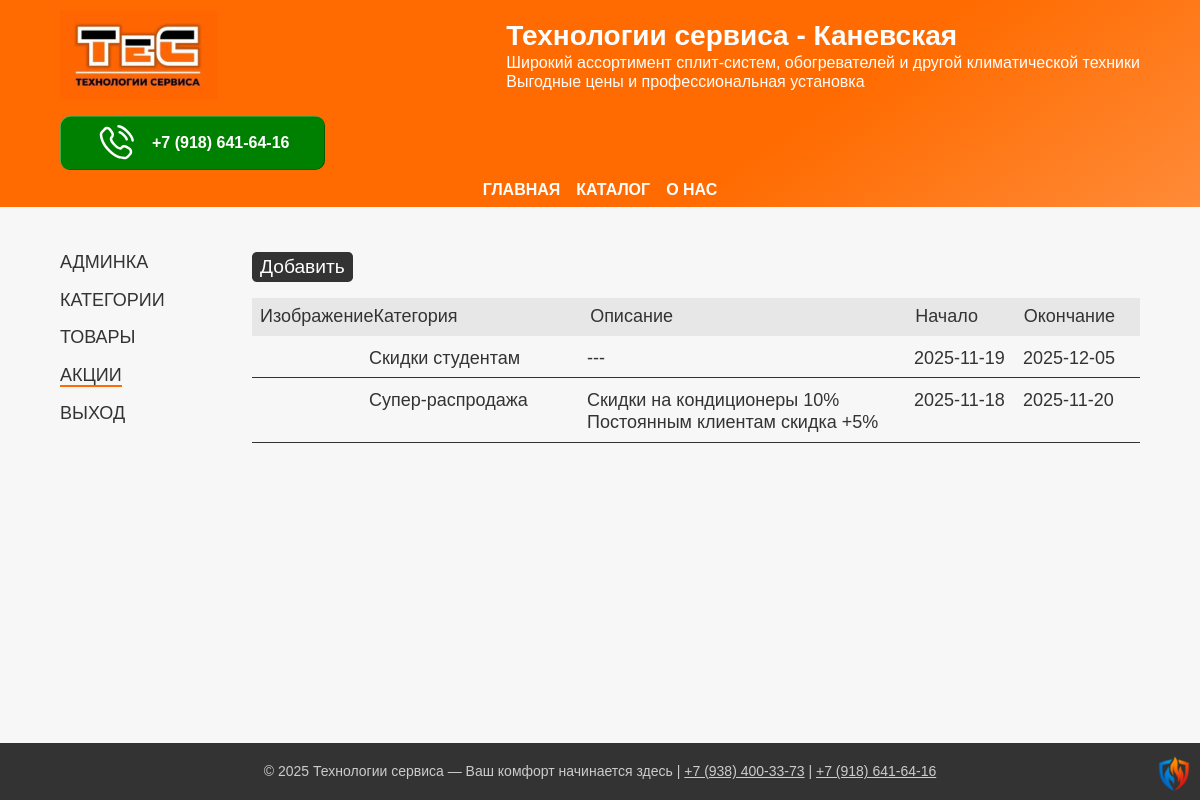
/dash/promotions, run on an earlier commit of the app's database.
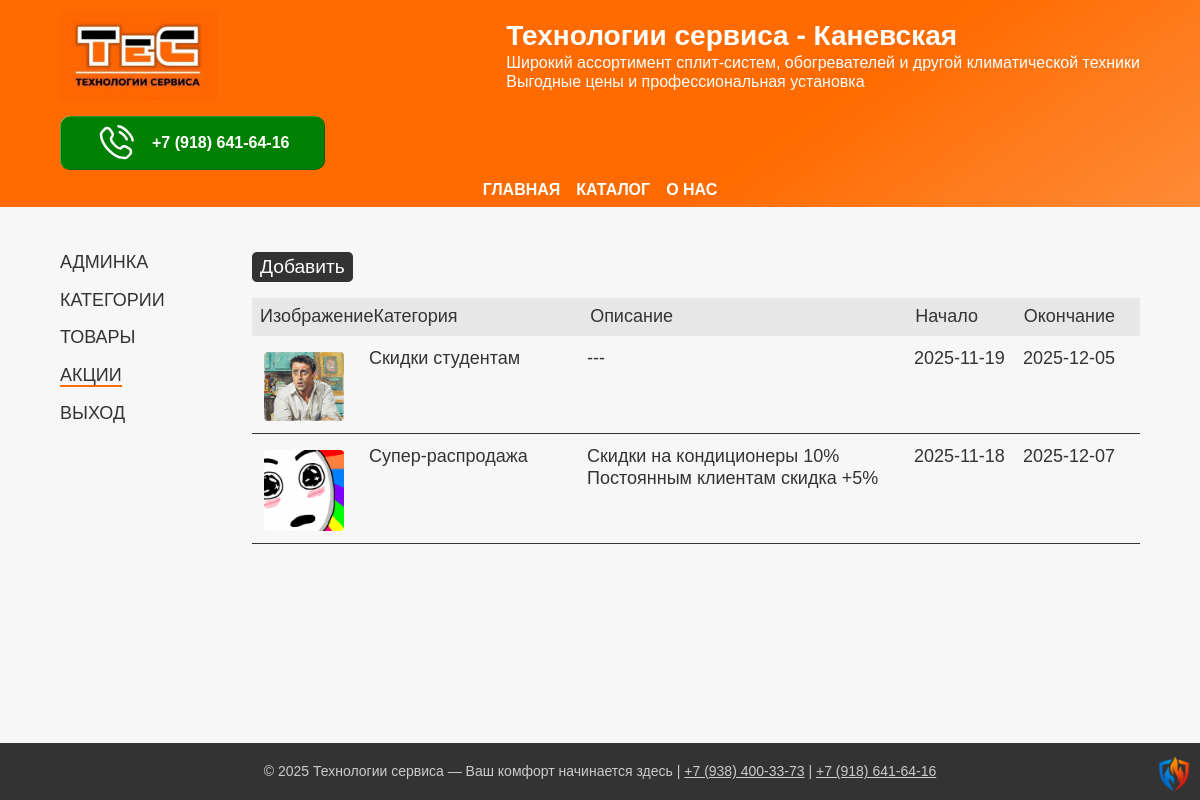
And on a later commit of the database.
### app/models.py (models this page shows, shortened)
class Promotion(db.Model):
    __tablename__ = 'promotions'
    id = db.Column(db.Integer, primary_key=True)
    name = db.Column(db.String(64), nullable=False, unique=True)
    description = db.Column(db.Text, nullable=True)
    start = db.Column(db.DateTime, default=datetime.now, nullable=False)
    end = db.Column(db.DateTime, default=True, nullable=False)
    image_path = db.Column(db.String(255), nullable=True)

### app/urls.py (the view, shortened to what this page needs)
@login_required
@app.route("/dash/promotions", methods=["GET", "POST"])
def promotions():
    promotions_all = Promotion.query.order_by(Promotion.name).all()
    form = PromotionForm()
    return render_template('promotions.html',
                           title="Категории",
                           promotions=promotions_all,
                           form=form)

### app/templates/promotions.html (shortened to what this page needs)
{% extends "private.html" %}
{% block article %}
    <div class="cat-menu">
        <button class="cat-btn grey-btn" type="button" onclick="overlayMenu.showModal()">Добавить</button>
    </div>
    <div class="table">
        <header class="table-header promotions-header">
            <div class="promo-img">Изображение</div>
            <div class="promo-name">Категория</div>
            <div class="promo-description">Описание</div>
            <div class="promo-start">Начало</div>
            <div class="promo-end">Окончание</div>
        </header>
    {% for promo in promotions %}
        <a class="table-row promotions-row" href="{{ url_for('promotion', name=promo.name) }}">
            <div class="promo-img">
                {% if promo.image_path %}
                <img class="thumb-img"
                     src="{{ url_for('static', filename='uploads/images/thumbs/' + promo.image_path) }}"
                     alt="{{promo.image_path}}"
                     srcset="{{ url_for('static', filename='uploads/images/thumbs/' + promo.image_path) }}">
                {% endif %}
            </div>
            <div class="promo-name">{{ promo.name }}</div>
            <div class="promo-description">{{ promo.description if promo.description else '---' }}</div>
            <div class="promo-start">{{ promo.start.strftime('%Y-%m-%d') if promo.start else "❌" }}</div>
            <div class="promo-end">{{ promo.end.strftime('%Y-%m-%d') if promo.end else "❌" }}</div>
        </a>
    {% endfor %}
    </div>
{% endblock %}

### app/templates/private.html (shortened to what this page needs)
{% extends "footer.html" %}
{% block private %}
    <section class="main-section">
        <div class="dashboard container">
            <aside>
                <ul class="admin-menu">
                    <li><a class="admin-menu--item" href="{{ url_for('dashboard') }}">Админка</a></li>
                    <li><a class="admin-menu--item" href="{{ url_for('categories') }}">Категории</a></li>
                    <li><a class="admin-menu--item" href="{{ url_for('dashboard') }}">Товары</a></li>
                    <li><a class="admin-menu--item" href="{{ url_for('promotions') }}">Акции</a></li>
                    <li><a class="admin-menu--item" href="/logout">Выход</a></li>
                </ul>
            </aside>
            <article>
                {% block article %}
                {% endblock %}
            </article>
        </div>
    </section>
{% endblock %}

### app/templates/footer.html (shortened to what this page needs)
{% extends "header.html" %}
{% block footer %}
        <footer class="footer">
            <p>
                © 2025 Технологии сервиса — Ваш комфорт начинается здесь |
                <a href="tel:+79384003373">+7 (938) 400-33-73</a> |
                <a href="tel:+79186416416">+7 (918) 641-64-16</a>
            </p>
			<div class="shield">
				<div class="shield-inner">
				<img class="xolod-teplo"
					src="{{ url_for('static', filename='img/icon/xolod-teplo.png') }}"
					alt="climat-control"
					srcset="{{ url_for('static', filename='img/icon/xolod-teplo.png') }}"
				>
				</div>
			</div>
        </footer>
{% endblock %}

### app/templates/header.html
{% extends "layout.html" %}
{% block header %}
        <header class="header">
            <div class="container">
                <div class="header-content content">
                    <a class="header-logo" href="{{ url_for('.index') }}" >
                    <img
                        class="header-image icon-svg"
                        src="{{ url_for('static', filename='img/logo/label.webp') }}"
                        alt="air-conditioner"
                    /></a>
                    <div class="header-title">
                        <p class="header-title-label">Технологии сервиса - Каневская</p>
                        <p class="header-title-text">
                            Широкий ассортимент сплит-систем, обогревателей и другой климатической техники<br> Выгодные цены и профессиональная установка
                        </p>
                    </div>
                    <a class="btn green-btn" href="tel:+79186416416">
                        <img
                            class="contact-icon"
                            src="{{ url_for('static', filename='img/icon/phone-calling.svg') }}"
                            alt="Phone icon-svg"
                            srcset="{{ url_for('static', filename='img/icon/phone-calling.svg') }}"
                        >
                        <div>+7 (918) 641-64-16</div>
                    </a>
                </div>
            </div>
            <nav class="top-nav container">
                <ul class="top-menu">
                    <li><a class="top-menu--item" href="{{ url_for('.index') }}">Главная</a></li>
                    <li><a class="top-menu--item" href="{{ url_for('.index') }}">Каталог</a></li>
                    <li><a class="top-menu--item" href="{{ url_for('.index') }}">О нас</a></li>
                </ul>
            </nav>
        </header>
{% endblock %}

### app/templates/layout.html (shortened to what this page needs)
<!DOCTYPE html>
<html lang="ru" itemscope itemtype="http://schema.org/WebPage">
    {% block head %}
    <head>
		<link rel="stylesheet" href="{{ url_for('static', filename='css/reset.css') }}?v=1">
        <link rel="stylesheet" href="{{ url_for('static', filename='css/style.css') }}?v=1.13">
    </head>
    {% endblock %}
    <body>
        {% block header %}
        {% endblock %}
        <main>
            {% block private %}
            {% endblock %}
        </main>
        {% block footer %}
        {% endblock %}
    </body>
</html>

### app/static/css/style.css (style rules this page uses)
:root { --wrapper-max: 75rem; --wrapper-big: 64rem; --wrapper-middle: 50rem; --wrapper-small: 25rem; --color-green-hover: rgb(58, 206, 0); --color-red-hover: rgb(255, 125, 0); --color-heads-color: #ff6b00; --color-background: #f7f7f7; --color-shadow: #000000A0; --base-transition: 0.2s ease-in-out; }
body { font-family: Geneva, Arial, Helvetica, sans-serif; background-color: var(--color-background); color: #333; display: flex; flex-direction: column; min-height: 100vh; justify-content: space-between; align-content: space-between; container-type: inline-size; container-name: body-size; }
main { font-size: 1.125rem; flex-grow: 1; }
section { margin-top: 2.5em; }
.container { width: 90%; max-width: var(--wrapper-max); margin: auto; }
.shield { width: 3em; height: 3em; position: fixed; bottom: 0.375em; right: 0.375em; perspective: 40rem; }
.shield-inner { position: relative; width: 100%; height: auto; transition: transform 0.6s; transform-style: preserve-3d; }
.xolod-teplo, .teplo-xolod { position: absolute; width: 3em; height: auto; backface-visibility: hidden; display: flex; justify-content: center; }
header.header { background: linear-gradient(145deg, rgba(255, 107, 1, 1) 0%, rgba(255, 107, 0, 1) 65%, rgba(255, 139, 56, 1) 100%); color: white; container-type: inline-size; container-name: header-container; }
.header-content { display: flex; align-items: center; justify-content: space-between; flex-wrap: wrap; padding: 0.625em 0; gap: 1rem; }
.header-title { max-width: var(--wrapper-maiddle); }
.header-title-label { color: white; font-size: 1.75rem; font-weight: bold; }
.header-title-text { font-size: 1rem; }
.header-image { height: 5.625rem; }
.header-logo { display: flex; justify-content: center; align-items: center; }
.top-nav { display: flex; justify-content: center; margin-bottom: 0.5rem; }
.top-menu { display: flex; justify-content: center; gap: 1rem; flex-wrap: wrap; }
.top-menu--item { color: white; text-decoration: none; text-transform: uppercase; font-weight: bold; border-bottom: 2px solid rgba(0,0,0,0); }
article { display: flex; flex-direction: column; gap: 1rem; }
.table { display: flex; flex-direction: column; gap: 0.25rem; }
.table-header, .table-row { display: grid; padding: 0.5rem; }
.promotions-header, .promotions-row { grid-template-columns: 1fr 2fr 3fr 1fr 1fr; }
.thumb-img { display: block; width: 80px; height: auto; margin: 0.25rem; border-radius: 0.25rem; }
.table-header { background-color: #0001; }
.table-row { text-decoration: none; color: #333; border-bottom: 1px solid #333; }
.btn { border-radius: 0.625rem; padding: 1rem 2.25rem; text-align: center; max-width: 18.75rem; max-height: 1.375rem; text-decoration: none; font-weight: bold; align-items: center; display: flex; gap: 1rem; box-shadow: inset -0.75px -0.5px rgba(0, 0, 0, 0.4), inset +0.75px +0.5px rgba(255, 255, 255, 0.4); }
.dashboard { width: 90%; margin: auto; display: flex; gap: 2rem; }
.dashboard article { flex-grow: 1; }
.admin-menu { display: flex; flex-direction: column; gap: 1rem; width: 10rem; border-bottom: 2px solid rgba(255,255,255,0); }
.admin-menu--item { text-decoration: none; text-transform: uppercase; color: #333; transition: var(--base-transition); }
.admin-menu--item__active { border-bottom: 2px solid #ff6b00FF; }
.green-btn { color: white; background-color: green; }
.grey-btn { color: white; background-color: #333; }
.contact-icon { height: 40px; width: auto; }
footer { background: #333; text-align: center; padding: 1.25rem 0.625rem; font-size: 0.875rem; margin-top: 1.25rem; }
footer, footer a { color: #ccc; }
.cat-menu { display: flex; gap: 1rem; flex-wrap: wrap; }
.cat-btn { text-decoration: none; padding: 0.25rem 0.5rem; border-radius: 0.25em; font-size: 1.2rem; border: None; display: flex; align-items: center; }

What changed in the data, as far as the page shows it:
changed Promotion "Скидки студентам": image_path: picture added
changed Promotion "Супер-распродажа": image_path: picture added; end "2025-11-20" → "2025-12-07"
